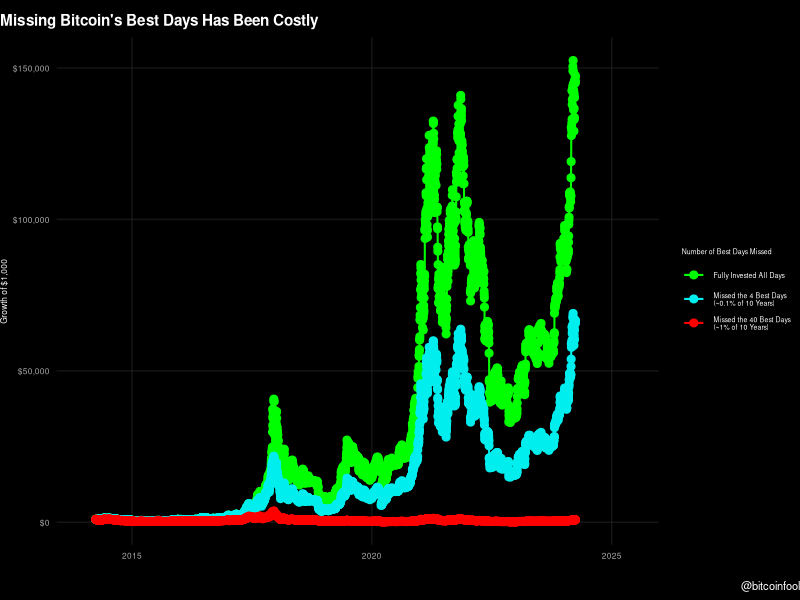

The R source for this figure: (Note: this script raises an error after producing the figure.)
# Import the packages
library(tidyverse)
library(lubridate)

# Read and preprocess the Bitcoin data
btc <- read_csv("BTC-USD.csv")
btc_data <- btc %>%
  mutate(daily_return = (btc_price / lag(btc_price) - 1)) %>%
  mutate(rank = rank(-daily_return, ties.method = "first"))
tail(btc_data)

# Create the function to simulate the various scenarios
simulate_btc_investment <- function(btc_data, days_missed, starting_amt) {
  btc <- btc_data %>%
    mutate(daily_return = (btc_price / lag(btc_price) - 1)) %>%
    mutate(rank = rank(-daily_return, ties.method = "first")) %>%
    mutate(missed = ifelse(rank <= days_missed, 1, 0)) %>%
    mutate(sell = ifelse(lead(missed) == 1, 1, 0)) %>%
    mutate(sell = ifelse(lag(sell) == 1, 0, sell)) %>%
    mutate(buy = ifelse(missed == 1, 1, 0)) %>%
    mutate(buy = ifelse(lead(buy) == 1, 0, buy)) %>%
    mutate(across(where(is.numeric), ~replace_na(., 0))) %>%
    mutate(buy = ifelse(date == min(date) + days(1), 1, buy))
  
  btc$btc_held <- 0
  btc$usd_held <- starting_amt
  
  for(i in 2:nrow(btc)) {
    if(btc$buy[i] == 1) {
      btc$btc_held[i] <- btc$usd_held[i-1] / btc$btc_price[i]
      btc$usd_held[i] <- 0
    } else if(btc$sell[i] == 1) {
      btc$usd_held[i] <- btc$btc_held[i-1] * btc$btc_price[i]
      btc$btc_held[i] <- 0
    } else {
      btc$btc_held[i] <- btc$btc_held[i-1]
      btc$usd_held[i] <- btc$usd_held[i-1]
    }
  }
  
  btc <- btc %>%
    mutate(portfolio_value = btc_held * btc_price + usd_held,
           days_missed = days_missed)
  
  return(btc)
}

# Simulate for different days missed and bind the results
all_results <- tibble()
specific_days_missed <- c(0, 4, 40)
for(days_missed in specific_days_missed) {
  results <- simulate_btc_investment(btc_data, days_missed, 1000)
  # Bind the results with an additional column to differentiate simulations
  results$days_missed_scenario <- days_missed
  all_results <- bind_rows(all_results, results)
}

expanded_set1 <- c("green", "cyan2", "red")
custom_labels <- c(
  "Fully Invested All Days",
  "Missed the 4 Best Days \n(~0.1% of 10 Years)",
  "Missed the 40 Best Days \n(~1% of 10 Years)"
)
# Plot the results
p1 <- ggplot(all_results, aes(x = date, y = portfolio_value, color = as.factor(days_missed))) +
  geom_line(linewidth = 0.7) +
  geom_point(size = 2.4) +
  scale_y_continuous(labels = scales::label_dollar()) +
  scale_color_manual(values = expanded_set1, labels = custom_labels) +
  scale_x_date(
    limits = as.Date(c("2014-01-01", "2025-06-01")),
    date_labels = "%Y" # Format labels to show only the year
  ) +
  theme_minimal() +
  labs(title = "Missing Bitcoin's Best Days Has Been Costly",
       x = "",
       y = "Growth of $1,000",
       color = "Number of Best Days Missed",
       caption = "@bitcoinfool") +
  theme_minimal() +
  theme(
    panel.background = element_rect(fill = "black", color = "black"),
    plot.background = element_rect(fill = "black", color = "black"),
    panel.grid.major.x = element_line(colour = "#2A2A2A80"),
    panel.grid.minor.x = element_blank(),
    panel.grid.major.y = element_line(colour = "#2A2A2A80"),
    panel.grid.minor.y = element_blank(),
    text = element_text(color = "white", size = 6),
    plot.title = element_text(color = "white", size = 11, face = "bold"),
    plot.title.position = "plot",
    plot.subtitle = element_text(color = "white", size = 8),
    plot.caption = element_text(color = "white", size = 8, hjust = 1),
    plot.caption.position = "plot",  # Default value is "panel"
    plot.margin = margin(t = 10, r = 0, b = 5, l = 0, unit = "pt"),
    axis.text.y = element_text(size = 6, colour = "darkgrey"),
    axis.text.x = element_text(size = 6, colour = "darkgrey"),
    legend.position = "right",
    legend.title = element_text(size = 5),
    legend.text = element_text(size = 5)
  )
p1

# Use the below code if you want to do an animation
p1_animation <- p1 +
  transition_reveal(date) +
  labs(subtitle = "Date: {frame_along}") +
  geom_text(aes(label = paste0("$", scales::comma(portfolio_value))), 
            nudge_x = 160, hjust = 0, size = 2.5, show.legend = FALSE) +
  ease_aes('linear') # Ensures smooth transition
a <- animate(p1_animation, height = 1200, width = 1920, fps = 40, duration = 24, end_pause = 150, res = 300, renderer = av_renderer())
anim_save("p1_animation_big.mp4", a)



# Now simulate for 0, 5, 10... to 50 best days missed
all_results_2 <- tibble()
specific_days_missed_2 <- seq(0, 50, 5)
for(days_missed in specific_days_missed_2) {
  results <- simulate_btc_investment(btc_data, days_missed, 1000)
  # Bind the results with an additional column to differentiate simulations
  results$days_missed_scenario <- days_missed
  all_results_2 <- bind_rows(all_results_2, results)
}

expanded_set2 <- c("#00DD00", "#FF7F00", "#ffdb58", "#E41A55", "#377EB8", "#46A444", "#984EA3",  "#A65628", "#F781BF", "#999999", "cyan3")
custom_labels <- c(
  "Fully Invested All Days",
  "Missed the 5 Best Days",
  "Missed the 10 Best Days",
  "Missed the 15 Best Days",
  "Missed the 20 Best Days",
  "Missed the 25 Best Days",
  "Missed the 30 Best Days",
  "Missed the 35 Best Days",
  "Missed the 40 Best Days",
  "Missed the 45 Best Days",
  "Missed the 50 Best Days"
)
last_points <- all_results_2 %>%
  group_by(days_missed) %>%
  filter(date == max(date)) %>%
  ungroup()
# Plot the results
p2 <- ggplot(all_results_2, aes(x = date, y = portfolio_value, color = as.factor(days_missed))) +
  geom_line(linewidth = 0.7) +
  geom_point(data = last_points, size = 4) +
  geom_text(data = last_points, aes(label = paste0("$", scales::comma(portfolio_value))), 
            nudge_x = 80, hjust = 0, size = 5, show.legend = FALSE) +
    scale_y_log10(labels = scales::label_dollar()) +
  scale_color_manual(values = expanded_set2, labels = custom_labels) +
  scale_x_date(
    limits = as.Date(c("2014-01-01", "2025-03-01")),
    date_labels = "%Y" # Format labels to show only the year
  ) +
  theme_minimal() +
  labs(title = "Missing Bitcoin's Best Days Has Been Costly",
       x = "",
       y = "Growth of $1,000",
       color = "Number of Best Days Missed",
       caption = "@bitcoinfool") +
  theme_minimal() +
  theme(
    panel.background = element_rect(fill = "black", color = "black"),
    plot.background = element_rect(fill = "black", color = "black"),
    panel.grid.major.x = element_line(colour = "#2A2A2A80"),
    panel.grid.minor.x = element_blank(),
    panel.grid.major.y = element_line(colour = "#2A2A2A80"),
    panel.grid.minor.y = element_blank(),
    text = element_text(color = "white", size = 14),
    plot.title = element_text(color = "white", size = 22, face = "bold"),
    plot.title.position = "plot",
    plot.subtitle = element_text(color = "white"),
    plot.caption = element_text(color = "white", hjust = 1),
    plot.caption.position = "plot",  # Default value is "panel"
    plot.margin = margin(t = 40, r = 20, b = 20, l = 40),
    axis.text.y = element_text(colour = "darkgrey"),
    axis.text.x = element_text(colour = "darkgrey"),
    legend.position = "right",
    legend.title = element_text(size = 12),
    legend.text = element_text(size = 10)
  )
p2
ggsave("p2.jpg", plot = p2, width = 16, height = 9, dpi = 300)
